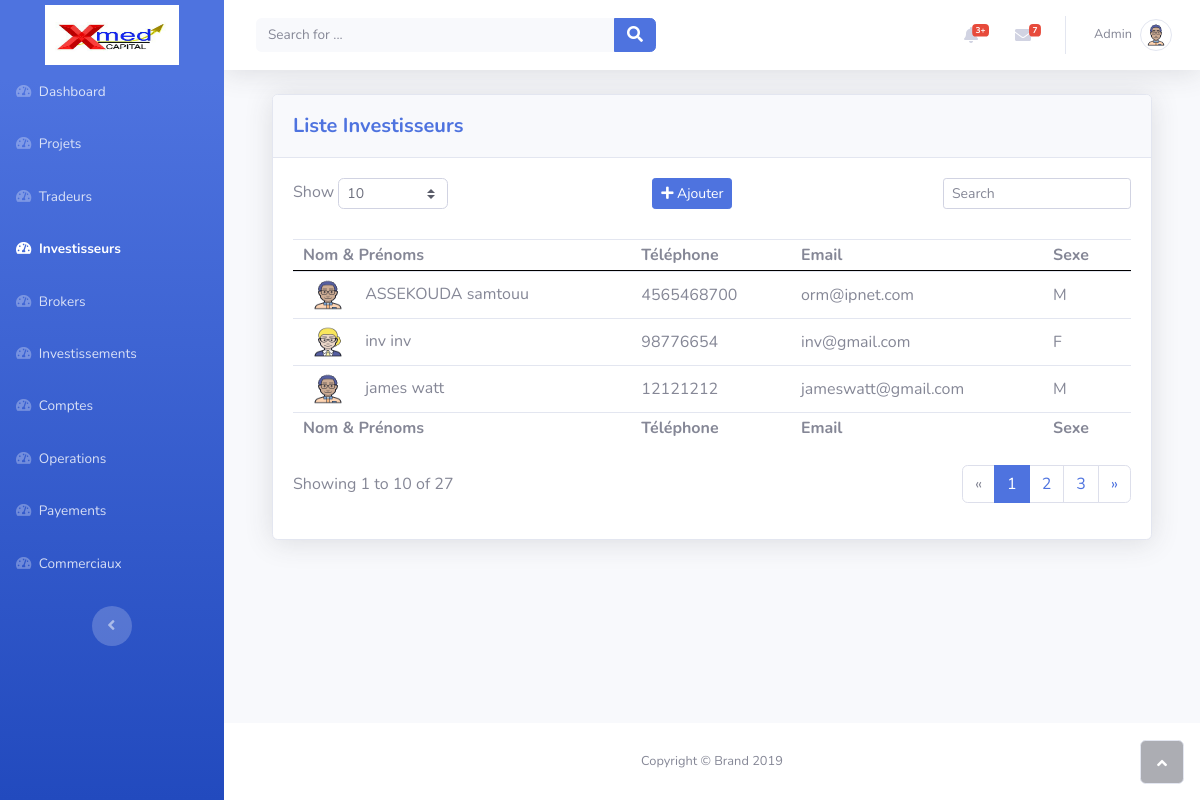
/investisseurs/ (signed in), run on the app's committed database.
### investisseur/models.py (models this page shows, shortened)
class Investisseur(User):
	telephone = models.CharField(max_length=20, unique=True)
	sexe = models.CharField(max_length=1)
	parrain = models.ForeignKey('Investisseur', related_name='fieuls', on_delete=models.CASCADE, null=True, blank=True)
	init_password = models.CharField(max_length=50)
	def __str__(self):
		return f"{self.first_name} {self.last_name}"

### investisseur/views.py (the view)
# urls.py: path('', views.index, name="brokers"),
@login_required
@staff_member_required
def index(request):
    context = {
        "investisseurs": Investisseur.objects.all()
    }
    return render(request, 'investisseur/index.html', context)

### investisseur/context_processors.py (called while the page is built)
def infos_investisseur(request):
    try:
        investisseur = Investisseur.objects.get(id=request.user.id)
    except Investisseur.DoesNotExist:
        investisseur = None
    context = {'investisseur': investisseur}
    return context

### investisseur/templates/investisseur/index.html (shortened to what this page needs)
{% extends 'base.html' %}
{% load static %}
{% block stylesheets %}
	<link rel="stylesheet" type="text/css" href="{% static 'css/investisseur/index.css' %}">
{% endblock %}
{% block content %}
	<div class="container-fluid">
		<div class="container-fluid">
			<div class="card shadow">
				<div class="card-header py-3">
					<p class="text-primary m-0 font-weight-bold lead">Liste Investisseurs</p>
				</div>
				<div class="card-body">
					<div class="row">
						<div class="col-md-5 text-nowrap">
							<div id="dataTable_length" class="dataTables_length" aria-controls="dataTable"><label>Show <select class="form-control form-control-sm custom-select custom-select-sm"><option value="10" selected>10</option><option value="25">25</option><option value="50">50</option><option value="100">100</option></select></label></div>
						</div>
                        <div class="col-md-2">
							<div class="mb-3">
								<a class="btn btn-primary btn-sm" href="{% url 'ajouter_investisseur' %} ">
									<i class="fas fa-plus"></i>
									Ajouter
								</a>
							</div>
						</div>
						<div class="col-md-5">
							<div class="text-md-right dataTables_filter" id="dataTable_filter"><label><input type="search" class="form-control form-control-sm" aria-controls="dataTable" placeholder="Search" /></label></div>
						</div>
					</div>
					<div class="table-responsive table mt-2" id="dataTable" role="grid" aria-describedby="dataTable_info">
						<table class="table dataTable my-0" id="dataTable">
							<thead>
								<tr>
									<th>Nom & Prénoms</th>
									<th>Téléphone</th>
									<th>Email</th>
									<th>Sexe</th>
								</tr>
							</thead>
                            <tbody>
                                {% for investisseur in investisseurs %}
                                    <tr onclick="window.location = '{% url "modifier_investisseur" pk=investisseur.id %}';" style="cursor: pointer;">
                                        <td>
                                            {% if investisseur.sexe == "M" %}
                                                <img class="rounded-circle mr-2" width="50" height="40" src="{% static 'img/avatars/avatar6.png' %}"  alt="avatar"/>
                                            {% else %}
                                                <img class="rounded-circle mr-2" width="50" height="40" src="{% static 'img/avatars/avatarF.png' %}"  alt="avatar"/>
                                            {% endif %}
                                            {{ investisseur}}
                                        </td>
                                        <td style="line-height: 250%;">{{ investisseur.telephone }}</td>
                                        <td style="line-height: 250%;">{{ investisseur.email }}</td>
                                        <td style="line-height: 250%;">{{ investisseur.sexe }}</td>
                                    </tr>
                                {% endfor %}
							</tbody>
							<tfoot>
								<tr>
									<td><strong>Nom & Prénoms</strong></td>
									<td><strong>Téléphone</strong></td>
									<td><strong>Email</strong></td>
									<td><strong>Sexe</strong></td>
								</tr>
							</tfoot>
						</table>
					</div>
					<div class="row">
						<div class="col-md-6 align-self-center">
							<p id="dataTable_info" class="dataTables_info" role="status" aria-live="polite">Showing 1 to 10 of 27</p>
						</div>
						<div class="col-md-6">
							<nav class="d-lg-flex justify-content-lg-end dataTables_paginate paging_simple_numbers">
								<ul class="pagination">
									<li class="page-item disabled"><a class="page-link" href="#" aria-label="Previous"><span aria-hidden="true">«</span></a></li>
									<li class="page-item active"><a class="page-link" href="#">1</a></li>
									<li class="page-item"><a class="page-link" href="#">2</a></li>
									<li class="page-item"><a class="page-link" href="#">3</a></li>
									<li class="page-item"><a class="page-link" href="#" aria-label="Next"><span aria-hidden="true">»</span></a></li>
								</ul>
							</nav>
						</div>
					</div>
				</div>
			</div>
		</div>
	</div>
{% endblock %}

### templates/header.html (shortened to what this page needs)
{% load static %}
<nav class="navbar navbar-light navbar-expand bg-white shadow mb-4 topbar static-top">
	<div class="container-fluid">
		<form class="form-inline d-none d-sm-inline-block mr-auto ml-md-3 my-2 my-md-0 mw-100 navbar-search">
			<div class="input-group"><input class="bg-light form-control border-0 small" type="text" placeholder="Search for ...">
				<div class="input-group-append">
					<button class="btn btn-primary py-0" type="button"><i class="fas fa-search"></i></button>
				</div>
			</div>
		</form>
		<ul class="nav navbar-nav flex-nowrap ml-auto">
			<li class="nav-item dropdown no-arrow mx-1" role="presentation">
				<div class="nav-item dropdown no-arrow">
					<a class="dropdown-toggle nav-link" data-toggle="dropdown" aria-expanded="false" href="#">
						<span class="badge badge-danger badge-counter">3+</span>
						<i class="fas fa-bell fa-fw"></i>
					</a>
				</div>
			</li>
			<li class="nav-item dropdown no-arrow mx-1" role="presentation">
				<div class="nav-item dropdown no-arrow">
					<a class="dropdown-toggle nav-link" data-toggle="dropdown" aria-expanded="false" href="#">
						<i class="fas fa-envelope fa-fw"></i>
						<span class="badge badge-danger badge-counter">7</span>
					</a>
				</div>
			</li>
			<li class="nav-item dropdown no-arrow" role="presentation">
				<div class="nav-item dropdown no-arrow">
					<a class="dropdown-toggle nav-link" data-toggle="dropdown" aria-expanded="false" href="#">
						<span class="d-none d-lg-inline mr-2 text-gray-600 small">{{ user.username|capfirst }}</span>
						<img class="border rounded-circle img-profile" src="{% static 'img/avatars/avatar6.png' %}">
					</a>
				</div>
			</li>
		</ul>
	</div>
</nav>

### data on the page
Investisseur: last_name "ASSEKOUDA samtouu", telephone "4565468700", email "orm@ipnet.com", sexe "M"
Investisseur: last_name "inv inv", telephone "98776654", email "inv@gmail.com", sexe "F"
Investisseur: last_name "james watt", telephone "12121212", email "jameswatt@gmail.com", sexe "M"

### other printed values
{{ user.username|capfirst }} "Admin"
